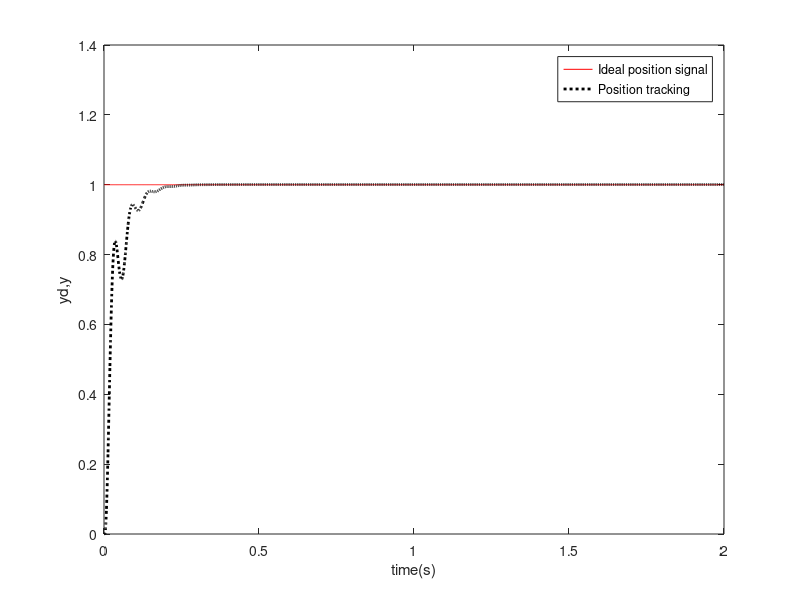

This figure's MATLAB source:
%PID Controller
close all;
clear; clc;

%% parameters
ts=0.001;
sys=tf(5.235e005,[1,87.35,1.047e004,0]);
dsys=c2d(sys,ts,'z');
[num,den]=tfdata(dsys,'v');

u_1=0.0;u_2=0.0;u_3=0.0;
y_1=0.0;y_2=0.0;y_3=0.0;
x=[0,0,0]';
error_1=0;
for k=1:1:2000
time(k)=k*ts;
   
S=1;
if S==1
    kp=0.6;ki=0.01;kd=0.01;          
    yd(k)=1;                       %Step Signal
elseif S==2
    kp=0.50;ki=0.001;kd=0.001;          
    yd(k)=sign(sin(2*2*pi*k*ts));  %Square Wave Signal
elseif S==3
    kp=1.5;ki=1.0;kd=0.01;          %Sine Signal
    yd(k)=0.5*sin(2*2*pi*k*ts);           
end

u(k)=kp*x(1)+kd*x(2)+ki*x(3);   %PID Controller
%Restricting the output of controller
if u(k)>=10       
   u(k)=10;
end
if u(k)<=-10
   u(k)=-10;
end
%Linear model
y(k)=-den(2)*y_1-den(3)*y_2-den(4)*y_3+num(2)*u_1+num(3)*u_2+num(4)*u_3;

error(k)=yd(k)-y(k);

%Return of parameters
u_3=u_2;u_2=u_1;u_1=u(k);
y_3=y_2;y_2=y_1;y_1=y(k);
   
x(1)=error(k);                %Calculating P
x(2)=(error(k)-error_1)/ts;   %Calculating D
x(3)=x(3)+error(k)*ts;        %Calculating I

error_1=error(k);
end
figure(1);
plot(time,yd,'r',time,y,'k:','linewidth',2);
xlabel('time(s)');ylabel('yd,y');
legend('Ideal position signal','Position tracking');